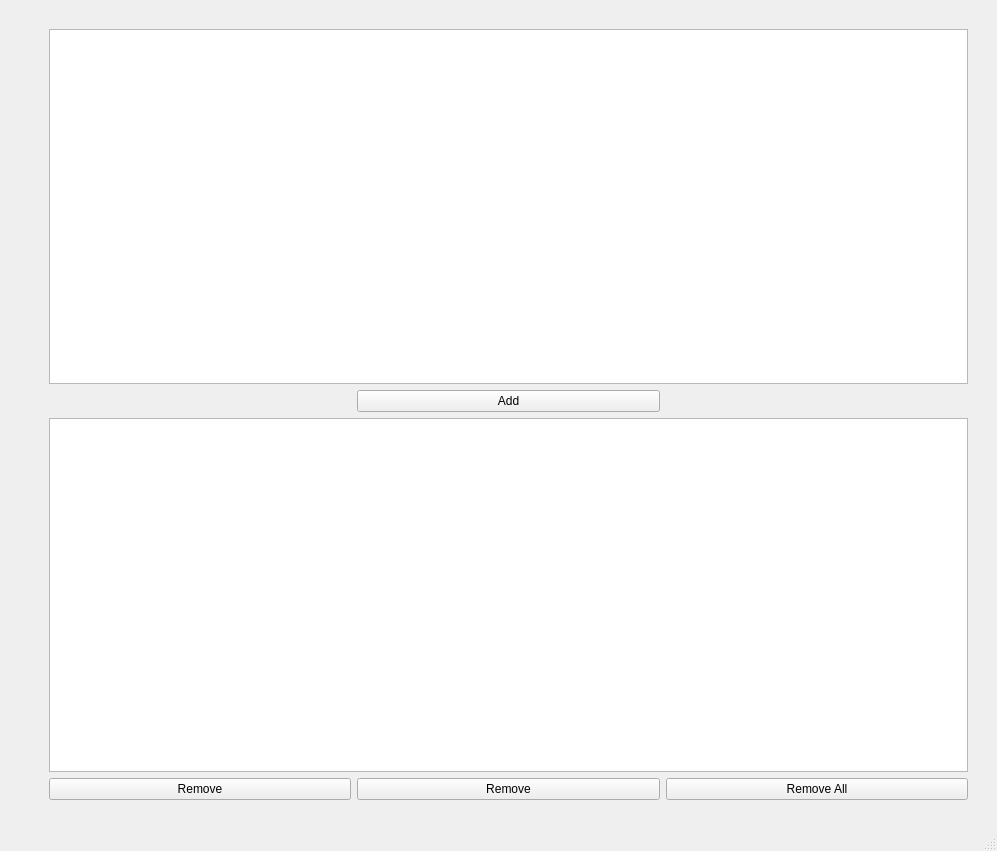
<?xml version="1.0" encoding="UTF-8"?>
<ui version="4.0">
 <class>MainWindow</class>
 <widget class="QMainWindow" name="MainWindow">
  <property name="geometry">
   <rect>
    <x>0</x>
    <y>0</y>
    <width>997</width>
    <height>851</height>
   </rect>
  </property>
  <property name="windowTitle">
   <string>MainWindow</string>
  </property>
  <widget class="QWidget" name="centralwidget">
   <layout class="QGridLayout" name="gridLayout_4">
    <item row="1" column="4">
     <spacer name="horizontalSpacer_2">
      <property name="orientation">
       <enum>Qt::Horizontal</enum>
      </property>
      <property name="sizeType">
       <enum>QSizePolicy::Fixed</enum>
      </property>
      <property name="sizeHint" stdset="0">
       <size>
        <width>20</width>
        <height>20</height>
       </size>
      </property>
     </spacer>
    </item>
    <item row="6" column="3">
     <widget class="QPushButton" name="pushButton">
      <property name="text">
       <string>Remove All</string>
      </property>
     </widget>
    </item>
    <item row="6" column="1">
     <widget class="QPushButton" name="pushButton_3">
      <property name="text">
       <string>Remove</string>
      </property>
     </widget>
    </item>
    <item row="0" column="1" colspan="3">
     <spacer name="horizontalSpacer_3">
      <property name="orientation">
       <enum>Qt::Horizontal</enum>
      </property>
      <property name="sizeHint" stdset="0">
       <size>
        <width>40</width>
        <height>20</height>
       </size>
      </property>
     </spacer>
    </item>
    <item row="3" column="2">
     <widget class="QPushButton" name="pushButton_2">
      <property name="text">
       <string>Add</string>
      </property>
     </widget>
    </item>
    <item row="6" column="2">
     <widget class="QPushButton" name="pushButton_5">
      <property name="text">
       <string>Remove</string>
      </property>
     </widget>
    </item>
    <item row="1" column="0">
     <spacer name="horizontalSpacer">
      <property name="orientation">
       <enum>Qt::Horizontal</enum>
      </property>
      <property name="sizeType">
       <enum>QSizePolicy::Fixed</enum>
      </property>
      <property name="sizeHint" stdset="0">
       <size>
        <width>40</width>
        <height>20</height>
       </size>
      </property>
     </spacer>
    </item>
    <item row="7" column="1" colspan="3">
     <spacer name="horizontalSpacer_4">
      <property name="orientation">
       <enum>Qt::Horizontal</enum>
      </property>
      <property name="sizeHint" stdset="0">
       <size>
        <width>40</width>
        <height>20</height>
       </size>
      </property>
     </spacer>
    </item>
    <item row="1" column="1" colspan="3">
     <widget class="QListView" name="listView"/>
    </item>
    <item row="5" column="1" colspan="3">
     <widget class="QListView" name="listView_2"/>
    </item>
   </layout>
  </widget>
  <widget class="QMenuBar" name="menubar">
   <property name="geometry">
    <rect>
     <x>0</x>
     <y>0</y>
     <width>997</width>
     <height>38</height>
    </rect>
   </property>
  </widget>
  <widget class="QStatusBar" name="statusbar"/>
 </widget>
 <resources/>
 <connections/>
</ui>
